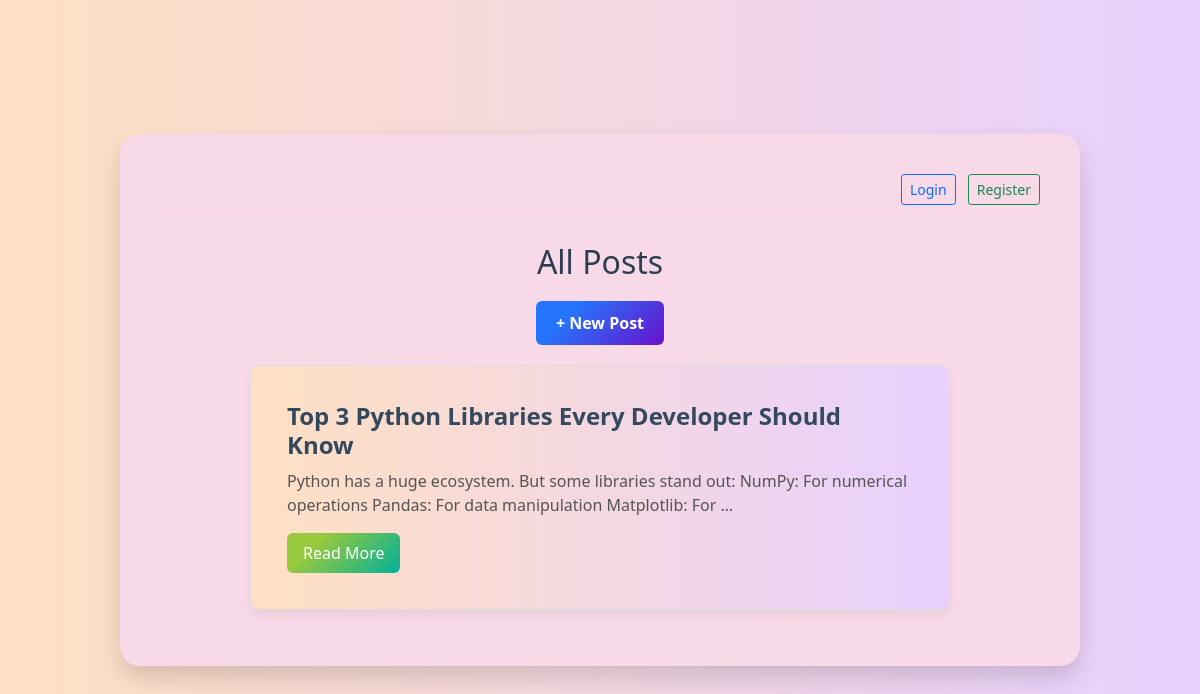
The page / on the database its author committed.
### blog/models.py (models this page shows, shortened)
class Post(models.Model):
    title = models.CharField(max_length=200)
    content = models.TextField()
    date_posted = models.DateTimeField(auto_now_add=True)
    author = models.ForeignKey(User, on_delete=models.CASCADE, default=1)

### blog/views.py (the view)
# urls.py: path('', views.post_list, name='post-list'),
def post_list(request):
    posts = Post.objects.all().order_by('-date_posted')
    return render(request, 'blog/post_list.html', {'posts': posts})

### blog/templates/blog/post_list.html (shortened to what this page needs)
{% extends 'blog/base.html' %}
{% load static %}
{% block content %}
<h2>All Posts</h2>
<a href="{% url 'post-create' %}" class="btn btn-primary mb-2">+ New Post</a>
{% for post in posts %}
    <div class="card mb-3">
        <div class="card-body">
            <h5 class="card-title">{{ post.title }}</h5>
            <p class="card-text">{{ post.content|truncatewords:20 }}</p>
            <a href="{% url 'post-detail' post.pk %}" class="btn btn-secondary">Read More</a>
        </div>
    </div>
{% endfor %}
{% endblock %}

### blog/static/blog/styles.css (style rules this page uses)
body { background: linear-gradient(to right, #ffe0c3, #e8d0ff); font-family: 'Segoe UI', Tahoma, Geneva, Verdana, sans-serif; color: #4b3869; margin: 0; padding: 0; }
.card { background-color: white; border: none; box-shadow: 0 4px 8px rgba(0, 0, 0, 0.1); transition: transform 0.2s; }
.card-title { color: #4b3869; font-weight: bold; }
.btn-primary { background-color: #a16ae8; border: none; transition: background-color 0.3s; }
.btn-secondary { background-color: #5e4b8b; border: none; }
a { color: #4b3869; text-decoration: none; }

### blog/templates/blog/base.html (style rules this page uses)
body { background: linear-gradient(to right, #ffe0c3, #e8d0ff); font-family: 'Segoe UI', Tahoma, Geneva, Verdana, sans-serif; min-height: 100vh; margin: 0; padding: 0; display: flex; align-items: center; justify-content: center; }
a { color: #5a189a; text-decoration: none; transition: color 0.3s ease; }

### blog/templates/blog/post_list.html (style rules this page uses)
body { background-color: #f0f4f8; font-family: 'Segoe UI', Tahoma, Geneva, Verdana, sans-serif; margin: 0; padding: 0; }
h2 { text-align: center; margin: 20px 0; color: #2c3e50; }
.btn-primary { background-color: #6a11cb; background-image: linear-gradient(315deg, #6a11cb 0%, #2575fc 74%); border: none; padding: 10px 20px; border-radius: 6px; text-decoration: none; color: white; font-weight: bold; transition: background 0.3s ease; }
.btn-secondary { background-color: #00b09b; background-image: linear-gradient(315deg, #00b09b 0%, #96c93d 74%); border: none; padding: 8px 16px; border-radius: 6px; text-decoration: none; color: white; transition: background 0.3s ease; }
.card { background: linear-gradient(to right, #ffe0c3, #e8d0ff); ; border: 1px solid #ddd; border-radius: 10px; box-shadow: 0 6px 12px rgba(0, 0, 0, 0.05); padding: 20px; margin: 20px auto; max-width: 700px; }
.card-title { font-size: 1.5rem; margin-bottom: 10px; color: #34495e; }
.card-text { font-size: 1rem; color: #555; }
.mb-2 { display: block; width: max-content; margin: 10px auto; }

### rows shown on the page
Post: title "Top 3 Python Libraries Every Developer Should Know", content "Python has a huge ecosystem. But some libraries stand out: NumPy: For numerical operations Pandas: For data manipulation Matplotlib: For …"
